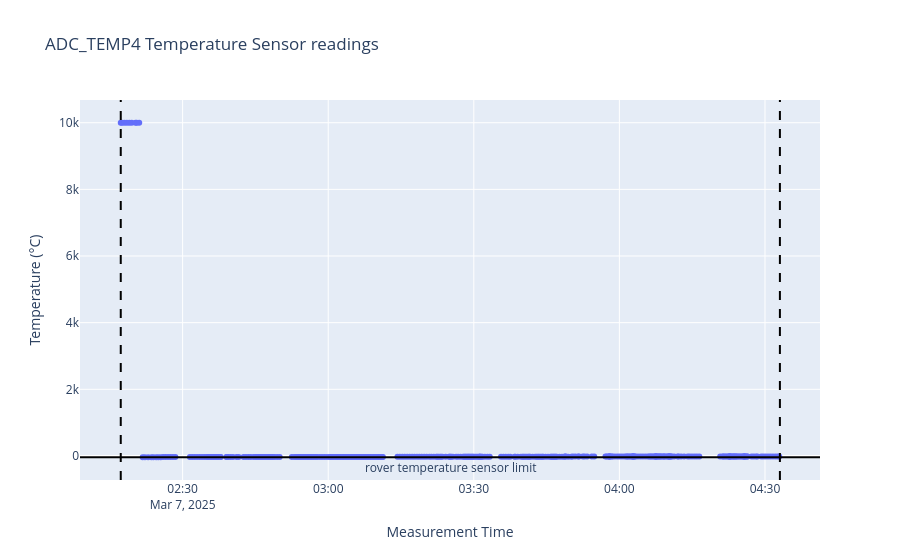

This figure's notebook cell:
### Code cell
# Read the temperature sensor data from parquet  
df_ADC_TEMP4 = pd.read_parquet(PARQUET_DIR / ADC_TEMP4_PARQUET)

# Make a nice plot!
fig = px.scatter(
    df_ADC_TEMP4,
    x="generation_time",
    y="eng_value",
    title="ADC_TEMP4 Temperature Sensor readings",
    labels={"value": "Temperature (°C)", "timestamp": "Time (UTC)"},
)
fig.add_hline(
    y=TEMPERATURE_LIMIT_CELSIUS,
    line_color="black",
    annotation_text="rover temperature sensor limit",
    annotation_position="bottom",
)
fig.update_xaxes(title_text="Measurement Time")
fig.update_yaxes(title_text="Temperature (°C)")
fig.add_vline(x=start.astimezone(timezone.utc), line_dash="dash", line_color="black")
fig.add_vline(x=stop.astimezone(timezone.utc), line_dash="dash", line_color="black")
fig.update_layout(yaxis_range=[-65, 0])
fig.update_layout(legend=dict(orientation="h", yanchor="top", y=-0.4))

fig.show()

### Figure 1 — Plotly figure (JSON) as saved in the notebook; plotly's stock layout.template omitted (floating-point values rounded to 4 significant figures; data arrays with more than 128 entries replaced by an {"elided": "..."} marker saying what was removed)
{"data": [{"hovertemplate": "generation_time=%{x}<br>eng_value=%{y}<extra></extra>", "legendgroup": "", "marker": {"color": "#636efa", "symbol": "circle"}, "mode": "markers", "name": "", "orientation": "v", "showlegend": false, "type": "scatter", "x": {"elided": "399 str values"}, "xaxis": "x", "y": {"elided": "399 float values"}, "yaxis": "y"}], "layout": {"annotations": [{"showarrow": false, "text": "rover temperature sensor limit", "x": 0.5, "xanchor": "center", "xref": "x domain", "y": -40, "yanchor": "top", "yref": "y"}], "legend": {"orientation": "h", "tracegroupgap": 0, "y": -0.4, "yanchor": "top"}, "shapes": [{"line": {"color": "black"}, "type": "line", "x0": 0, "x1": 1, "xref": "x domain", "y0": -40, "y1": -40, "yref": "y"}, {"line": {"color": "black", "dash": "dash"}, "type": "line", "x0": "2025-03-07T02:17:15.150000+00:00", "x1": "2025-03-07T02:17:15.150000+00:00", "xref": "x", "y0": 0, "y1": 1, "yref": "y domain"}, {"line": {"color": "black", "dash": "dash"}, "type": "line", "x0": "2025-03-07T04:33:04.389000+00:00", "x1": "2025-03-07T04:33:04.389000+00:00", "xref": "x", "y0": 0, "y1": 1, "yref": "y domain"}], "title": {"text": "ADC_TEMP4 Temperature Sensor readings"}, "xaxis": {"anchor": "y", "domain": [0, 1], "title": {"text": "Measurement Time"}}, "yaxis": {"anchor": "x", "domain": [0, 1], "title": {"text": "Temperature (°C)"}}}}
